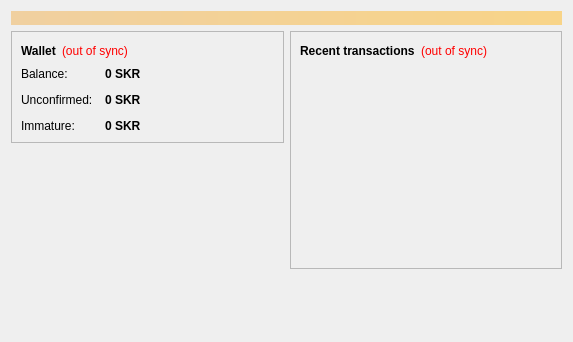
<?xml version="1.0" encoding="UTF-8"?>
<ui version="4.0">
 <class>OverviewPage</class>
 <widget class="QWidget" name="OverviewPage">
  <property name="geometry">
   <rect>
    <x>0</x>
    <y>0</y>
    <width>573</width>
    <height>342</height>
   </rect>
  </property>
  <property name="windowTitle">
   <string>Form</string>
  </property>
  <layout class="QVBoxLayout" name="topLayout">
   <item>
    <widget class="QLabel" name="labelAlerts">
     <property name="visible">
      <bool>false</bool>
     </property>
     <property name="styleSheet">
      <string notr="true">background-color: qlineargradient(x1: 0, y1: 0, x2: 1, y2: 0, stop:0 #F0D0A0, stop:1 #F8D488); color:#000000;</string>
     </property>
     <property name="wordWrap">
      <bool>true</bool>
     </property>
     <property name="margin">
      <number>3</number>
     </property>
    </widget>
   </item>
   <item>
    <layout class="QHBoxLayout" name="horizontalLayout" stretch="1,1">
     <item>
      <layout class="QVBoxLayout" name="verticalLayout_2">
       <item>
        <widget class="QFrame" name="frame">
         <property name="frameShape">
          <enum>QFrame::StyledPanel</enum>
         </property>
         <property name="frameShadow">
          <enum>QFrame::Raised</enum>
         </property>
         <layout class="QVBoxLayout" name="verticalLayout_4">
          <item>
           <layout class="QHBoxLayout" name="horizontalLayout_4">
            <item>
             <widget class="QLabel" name="label_5">
              <property name="font">
               <font>
                <weight>75</weight>
                <bold>true</bold>
               </font>
              </property>
              <property name="text">
               <string>Wallet</string>
              </property>
             </widget>
            </item>
            <item>
             <widget class="QLabel" name="labelWalletStatus">
              <property name="toolTip">
               <string>The displayed information may be out of date. Your wallet automatically synchronizes with the Sakuracoin network after a connection is established, but this process has not completed yet.</string>
              </property>
              <property name="styleSheet">
               <string notr="true">QLabel { color: red; }</string>
              </property>
              <property name="text">
               <string notr="true">(out of sync)</string>
              </property>
              <property name="alignment">
               <set>Qt::AlignLeading|Qt::AlignLeft|Qt::AlignVCenter</set>
              </property>
             </widget>
            </item>
            <item>
             <spacer name="horizontalSpacer_2">
              <property name="orientation">
               <enum>Qt::Horizontal</enum>
              </property>
              <property name="sizeHint" stdset="0">
               <size>
                <width>40</width>
                <height>20</height>
               </size>
              </property>
             </spacer>
            </item>
           </layout>
          </item>
          <item>
           <layout class="QFormLayout" name="formLayout_2">
            <property name="fieldGrowthPolicy">
             <enum>QFormLayout::AllNonFixedFieldsGrow</enum>
            </property>
            <property name="horizontalSpacing">
             <number>12</number>
            </property>
            <property name="verticalSpacing">
             <number>12</number>
            </property>
            <item row="0" column="0">
             <widget class="QLabel" name="label">
              <property name="text">
               <string>Balance:</string>
              </property>
             </widget>
            </item>
            <item row="0" column="1">
             <widget class="QLabel" name="labelBalance">
              <property name="font">
               <font>
                <weight>75</weight>
                <bold>true</bold>
               </font>
              </property>
              <property name="cursor">
               <cursorShape>IBeamCursor</cursorShape>
              </property>
              <property name="toolTip">
               <string>Your current balance</string>
              </property>
              <property name="text">
               <string notr="true">0 SKR</string>
              </property>
              <property name="textInteractionFlags">
               <set>Qt::LinksAccessibleByMouse|Qt::TextSelectableByKeyboard|Qt::TextSelectableByMouse</set>
              </property>
             </widget>
            </item>
            <item row="1" column="0">
             <widget class="QLabel" name="label_3">
              <property name="text">
               <string>Unconfirmed:</string>
              </property>
             </widget>
            </item>
            <item row="1" column="1">
             <widget class="QLabel" name="labelUnconfirmed">
              <property name="font">
               <font>
                <weight>75</weight>
                <bold>true</bold>
               </font>
              </property>
              <property name="cursor">
               <cursorShape>IBeamCursor</cursorShape>
              </property>
              <property name="toolTip">
               <string>Total of transactions that have yet to be confirmed, and do not yet count toward the current balance</string>
              </property>
              <property name="text">
               <string notr="true">0 SKR</string>
              </property>
              <property name="textInteractionFlags">
               <set>Qt::LinksAccessibleByMouse|Qt::TextSelectableByKeyboard|Qt::TextSelectableByMouse</set>
              </property>
             </widget>
            </item>
            <item row="2" column="0">
             <widget class="QLabel" name="labelImmatureText">
              <property name="text">
               <string>Immature:</string>
              </property>
             </widget>
            </item>
            <item row="2" column="1">
             <widget class="QLabel" name="labelImmature">
              <property name="font">
               <font>
                <weight>75</weight>
                <bold>true</bold>
               </font>
              </property>
              <property name="toolTip">
               <string>Mined balance that has not yet matured</string>
              </property>
              <property name="text">
               <string notr="true">0 SKR</string>
              </property>
              <property name="textInteractionFlags">
               <set>Qt::LinksAccessibleByMouse|Qt::TextSelectableByKeyboard|Qt::TextSelectableByMouse</set>
              </property>
             </widget>
            </item>
           </layout>
          </item>
         </layout>
        </widget>
       </item>
       <item>
        <spacer name="verticalSpacer">
         <property name="orientation">
          <enum>Qt::Vertical</enum>
         </property>
         <property name="sizeHint" stdset="0">
          <size>
           <width>20</width>
           <height>40</height>
          </size>
         </property>
        </spacer>
       </item>
      </layout>
     </item>
     <item>
      <layout class="QVBoxLayout" name="verticalLayout_3">
       <item>
        <widget class="QFrame" name="frame_2">
         <property name="frameShape">
          <enum>QFrame::StyledPanel</enum>
         </property>
         <property name="frameShadow">
          <enum>QFrame::Raised</enum>
         </property>
         <layout class="QVBoxLayout" name="verticalLayout">
          <item>
           <layout class="QHBoxLayout" name="horizontalLayout_2">
            <item>
             <widget class="QLabel" name="label_4">
              <property name="text">
               <string>&lt;b&gt;Recent transactions&lt;/b&gt;</string>
              </property>
             </widget>
            </item>
            <item>
             <widget class="QLabel" name="labelTransactionsStatus">
              <property name="toolTip">
               <string>The displayed information may be out of date. Your wallet automatically synchronizes with the Sakuracoin network after a connection is established, but this process has not completed yet.</string>
              </property>
              <property name="styleSheet">
               <string notr="true">QLabel { color: red; }</string>
              </property>
              <property name="text">
               <string notr="true">(out of sync)</string>
              </property>
              <property name="alignment">
               <set>Qt::AlignRight|Qt::AlignTrailing|Qt::AlignVCenter</set>
              </property>
             </widget>
            </item>
            <item>
             <spacer name="horizontalSpacer">
              <property name="orientation">
               <enum>Qt::Horizontal</enum>
              </property>
              <property name="sizeHint" stdset="0">
               <size>
                <width>40</width>
                <height>20</height>
               </size>
              </property>
             </spacer>
            </item>
           </layout>
          </item>
          <item>
           <widget class="QListView" name="listTransactions">
            <property name="styleSheet">
             <string notr="true">QListView { background: transparent; }</string>
            </property>
            <property name="frameShape">
             <enum>QFrame::NoFrame</enum>
            </property>
            <property name="verticalScrollBarPolicy">
             <enum>Qt::ScrollBarAlwaysOff</enum>
            </property>
            <property name="horizontalScrollBarPolicy">
             <enum>Qt::ScrollBarAlwaysOff</enum>
            </property>
            <property name="selectionMode">
             <enum>QAbstractItemView::NoSelection</enum>
            </property>
           </widget>
          </item>
         </layout>
        </widget>
       </item>
       <item>
        <spacer name="verticalSpacer_2">
         <property name="orientation">
          <enum>Qt::Vertical</enum>
         </property>
         <property name="sizeHint" stdset="0">
          <size>
           <width>20</width>
           <height>40</height>
          </size>
         </property>
        </spacer>
       </item>
      </layout>
     </item>
    </layout>
   </item>
  </layout>
 </widget>
 <resources/>
 <connections/>
</ui>
